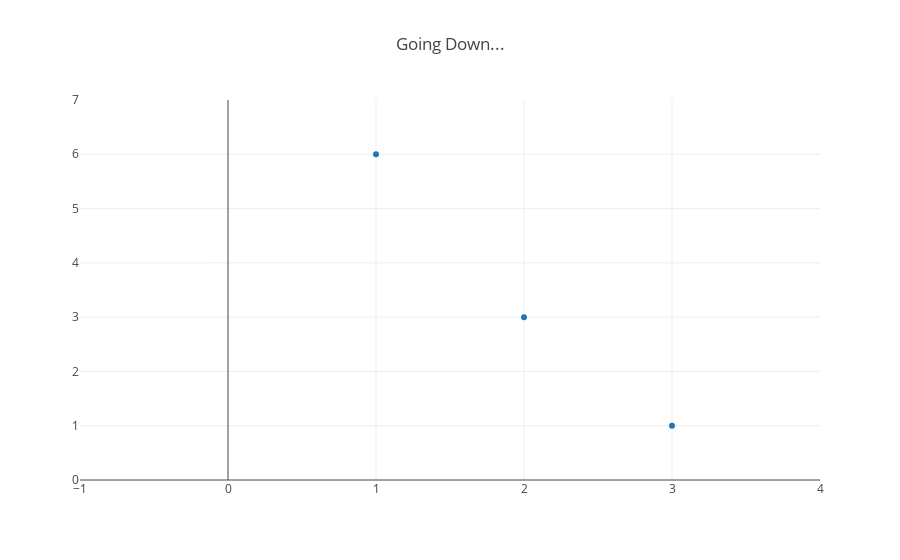

The code cell stored with this chart in its notebook:
### Code cell
another_trace = trace_values([1, 2, 3], [6, 3, 1])
another_layout = layout([-1, 4], [0, 7], {'title': 'Going Down...'})
plot({'data': [another_trace], 'layout': another_layout})

### Figure 1 — Plotly figure (JSON) as saved in the notebook; plotly's stock layout.template omitted (floating-point values rounded to 4 significant figures)
{"data": [{"mode": "markers", "name": "data", "type": "scatter", "uid": "1ac7db46-d570-11e8-809d-34159e1c7ef8", "x": [1, 2, 3], "y": [6, 3, 1]}], "layout": {"title": "Going Down...", "xaxis": {"range": [-1, 4]}, "yaxis": {"range": [0, 7]}}}
